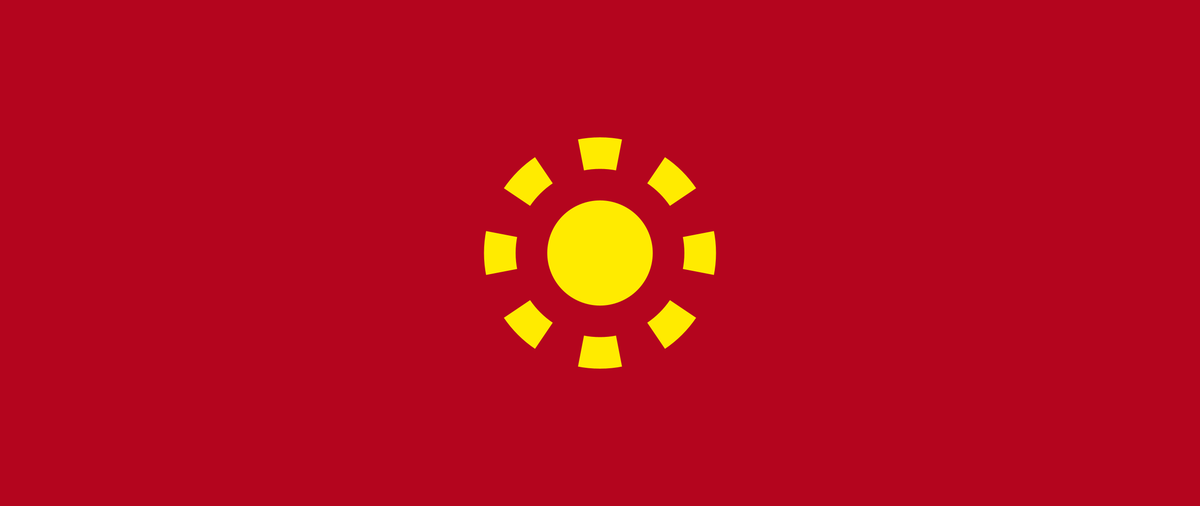
Frame 1 (no input)
Frame 2 (the mouse pressed at the canvas centre, redrawn once): identical to frame 1, image omitted

The Processing sketch that drew this single still picture (run headless with seeded random() and noise(); the mouse was pressed at the canvas centre and the sketch redrawn once):

// Processing sketch: iron_man
// ── iron_man.pde
// Manuale di Programmazione Cinematografica - Volume 1
// Daniele Olmisani, 2016

// Iron Man


final color PAPER = color(180, 5, 30);
final color INK = color(255, 235, 0);


void setup() {
  size(2560, 1080);
  noLoop();
}


void draw() {
  
  float s = min(width, height);
  
  translate(width/2.0, height/2.0);
  scale(s / 480, (-1.33*s) / 640);
  
  background(PAPER);
  
  noStroke();
  
  ellipseMode(CENTER);
  
  fill(INK);
  ellipse(0, 0, 220, 220);
  
  fill(PAPER);
  ellipse(0, 0, 160, 160);
  
  rotate(TWO_PI/16);
  
  fill(PAPER);
  for (int i=0; i<8; i++) {
    rotate(TWO_PI/8);
    quad(0, 0, 220, 45, 220, -45, 0, 0);
  }
  
  fill(INK);
  ellipse(0, 0, 100, 100);
  
  save("iron-man.png");
}
